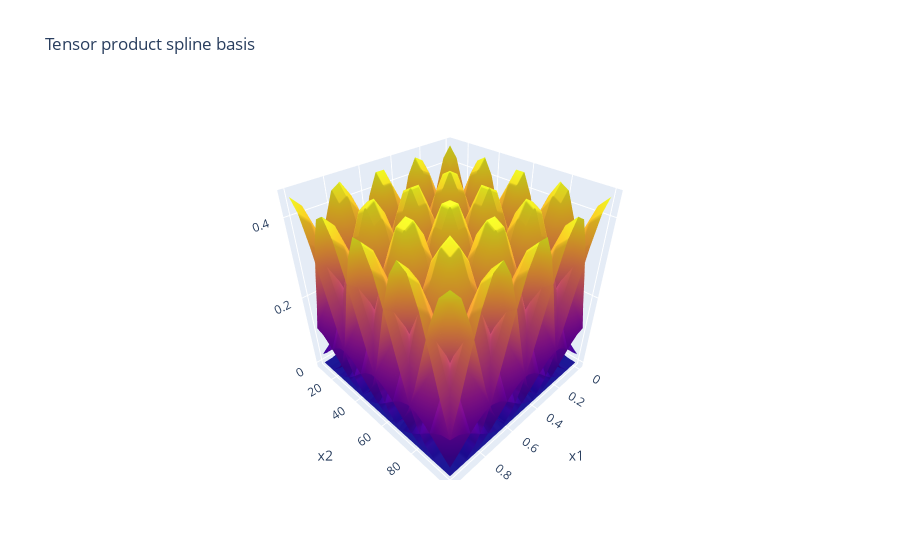

The code cell stored with this chart in its notebook:
### Code cell
x1 = np.linspace(0,1,20)
x2 = np.linspace(10,100, 20)


T = TensorProductSpline(x1, x2)
T.tensor_product_spline_2d()
T.plot_basis()
T.basis.shape

### Figure 1 — Plotly figure (JSON) as saved in the notebook; plotly's stock layout.template omitted (floating-point values rounded to 4 significant figures; data arrays with more than 128 entries replaced by an {"elided": "..."} marker saying what was removed)
{"data": [{"name": "TPS Basis 1", "showscale": false, "type": "surface", "x": {"elided": "20x20 float values"}, "y": {"elided": "20x20 float values"}, "z": {"elided": "20x20 float values"}}, {"name": "TPS Basis 2", "showscale": false, "type": "surface", "x": {"elided": "20x20 float values"}, "y": {"elided": "20x20 float values"}, "z": {"elided": "20x20 float values"}}, {"name": "TPS Basis 3", "showscale": false, "type": "surface", "x": {"elided": "20x20 float values"}, "y": {"elided": "20x20 float values"}, "z": {"elided": "20x20 float values"}}, {"name": "TPS Basis 4", "showscale": false, "type": "surface", "x": {"elided": "20x20 float values"}, "y": {"elided": "20x20 float values"}, "z": {"elided": "20x20 float values"}}, {"name": "TPS Basis 5", "showscale": false, "type": "surface", "x": {"elided": "20x20 float values"}, "y": {"elided": "20x20 float values"}, "z": {"elided": "20x20 float values"}}, {"name": "TPS Basis 6", "showscale": false, "type": "surface", "x": {"elided": "20x20 float values"}, "y": {"elided": "20x20 float values"}, "z": {"elided": "20x20 float values"}}, {"name": "TPS Basis 7", "showscale": false, "type": "surface", "x": {"elided": "20x20 float values"}, "y": {"elided": "20x20 float values"}, "z": {"elided": "20x20 float values"}}, {"name": "TPS Basis 8", "showscale": false, "type": "surface", "x": {"elided": "20x20 float values"}, "y": {"elided": "20x20 float values"}, "z": {"elided": "20x20 float values"}}, {"name": "TPS Basis 9", "showscale": false, "type": "surface", "x": {"elided": "20x20 float values"}, "y": {"elided": "20x20 float values"}, "z": {"elided": "20x20 float values"}}, {"name": "TPS Basis 10", "showscale": false, "type": "surface", "x": {"elided": "20x20 float values"}, "y": {"elided": "20x20 float values"}, "z": {"elided": "20x20 float values"}}, {"name": "TPS Basis 11", "showscale": false, "type": "surface", "x": {"elided": "20x20 float values"}, "y": {"elided": "20x20 float values"}, "z": {"elided": "20x20 float values"}}, {"name": "TPS Basis 12", "showscale": false, "type": "surface", "x": {"elided": "20x20 float values"}, "y": {"elided": "20x20 float values"}, "z": {"elided": "20x20 float values"}}, {"name": "TPS Basis 13", "showscale": false, "type": "surface", "x": {"elided": "20x20 float values"}, "y": {"elided": "20x20 float values"}, "z": {"elided": "20x20 float values"}}, {"name": "TPS Basis 14", "showscale": false, "type": "surface", "x": {"elided": "20x20 float values"}, "y": {"elided": "20x20 float values"}, "z": {"elided": "20x20 float values"}}, {"name": "TPS Basis 15", "showscale": false, "type": "surface", "x": {"elided": "20x20 float values"}, "y": {"elided": "20x20 float values"}, "z": {"elided": "20x20 float values"}}, {"name": "TPS Basis 16", "showscale": false, "type": "surface", "x": {"elided": "20x20 float values"}, "y": {"elided": "20x20 float values"}, "z": {"elided": "20x20 float values"}}, {"name": "TPS Basis 17", "showscale": false, "type": "surface", "x": {"elided": "20x20 float values"}, "y": {"elided": "20x20 float values"}, "z": {"elided": "20x20 float values"}}, {"name": "TPS Basis 18", "showscale": false, "type": "surface", "x": {"elided": "20x20 float values"}, "y": {"elided": "20x20 float values"}, "z": {"elided": "20x20 float values"}}, {"name": "TPS Basis 19", "showscale": false, "type": "surface", "x": {"elided": "20x20 float values"}, "y": {"elided": "20x20 float values"}, "z": {"elided": "20x20 float values"}}, {"name": "TPS Basis 20", "showscale": false, "type": "surface", "x": {"elided": "20x20 float values"}, "y": {"elided": "20x20 float values"}, "z": {"elided": "20x20 float values"}}, {"name": "TPS Basis 21", "showscale": false, "type": "surface", "x": {"elided": "20x20 float values"}, "y": {"elided": "20x20 float values"}, "z": {"elided": "20x20 float values"}}, {"name": "TPS Basis 22", "showscale": false, "type": "surface", "x": {"elided": "20x20 float values"}, "y": {"elided": "20x20 float values"}, "z": {"elided": "20x20 float values"}}, {"name": "TPS Basis 23", "showscale": false, "type": "surface", "x": {"elided": "20x20 float values"}, "y": {"elided": "20x20 float values"}, "z": {"elided": "20x20 float values"}}, {"name": "TPS Basis 24", "showscale": false, "type": "surface", "x": {"elided": "20x20 float values"}, "y": {"elided": "20x20 float values"}, "z": {"elided": "20x20 float values"}}, {"name": "TPS Basis 25", "showscale": false, "type": "surface", "x": {"elided": "20x20 float values"}, "y": {"elided": "20x20 float values"}, "z": {"elided": "20x20 float values"}}], "layout": {"scene": {"xaxis": {"title": {"text": "x1"}}, "yaxis": {"title": {"text": "x2"}}, "zaxis": {"title": {"text": ""}}}, "title": {"text": "Tensor product spline basis"}}}
